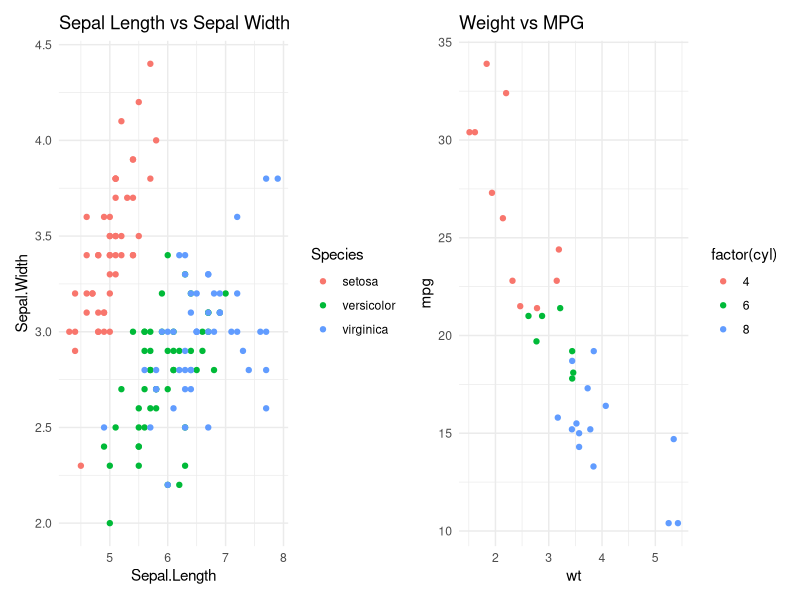
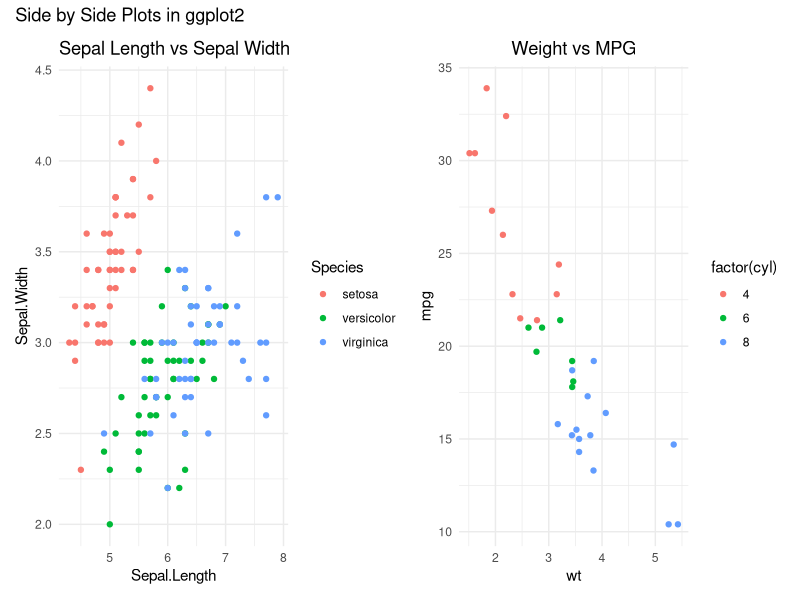
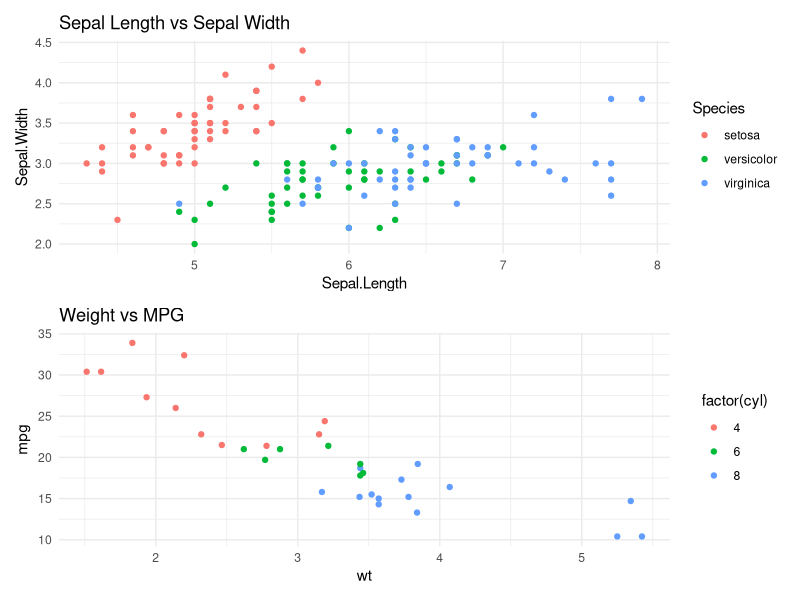

Write the R code that produced these figures, in order.
## ---- chunk 1
#| message: false
library(ggplot2)
library(patchwork)
library(dplyr)
## ---- chunk 2
p1 <- ggplot(iris, aes(x = Sepal.Length, y = Sepal.Width, color = Species)) +
  geom_point() +
  labs(title = "Sepal Length vs Sepal Width") +
  theme_minimal()

p2 <- ggplot(mtcars, aes(x = wt, y = mpg, color = factor(cyl))) +
  geom_point() +
  labs(title = "Weight vs MPG") +
  theme_minimal()
## ---- chunk 3
#| label: fig-side-side-plot
#| fig-height: 4
#| fig-width: 8
#| fig-cap: "Side by side plots using patchwork"
p1 + p2
## ---- chunk 4
#| label: fig-side-side-plot-1
#| fig-height: 4
#| fig-width: 8
#| fig-cap: "Common title"
(p1 + p2) +
  plot_layout(ncol = 2) +
  plot_annotation(title = "Side by Side Plots in ggplot2") +
  theme(plot.title = element_text(hjust = 0.5))
## ---- chunk 5
#| label: fig-top-bottom-plot
#| fig-height: 7
#| fig-width: 4
#| fig-cap: "Top and bottom plots using patchwork"
p1 / p2
